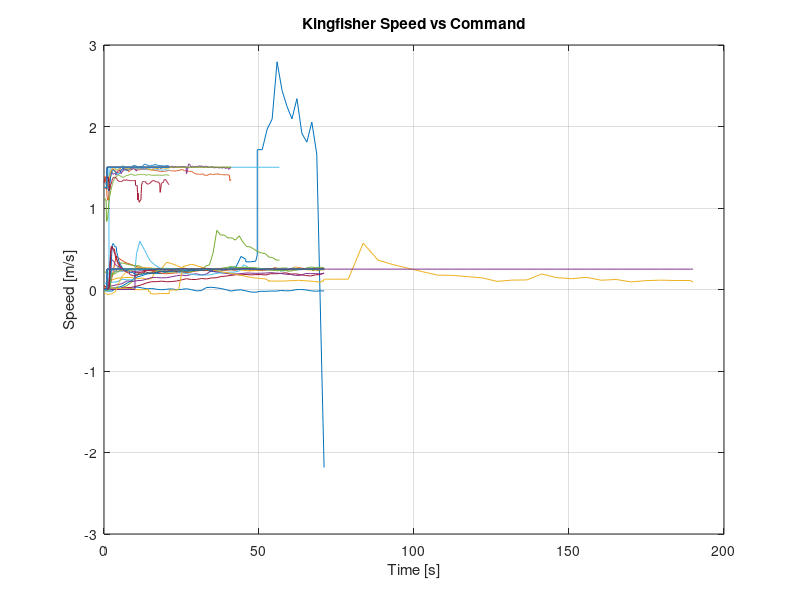

This chart was generated by the following MATLAB code:
%% Lake Testing Post Processing
%

%%
% Cell Array Structure Creation for Data Runs

load('Feb02_LakeTest_Compiled_Data_trimmed.mat')

% MInitVar{i}=InitVar';
% MSurgeGains{i}=Surge_Gains';
% MYawGains{i}=Yaw_Gains';
% MTime{i}=time';
% Mkfhd{i}=kfhd';
% Mkfspd{i}=kfspd';
% Mportcmd{i}=portcmd';
% Msrgcmd{i}=srgcmd';
% Mstbdcmd{i}=stbdcmd';
% Myawcmd{i}=yawcmd';

%%
% Plotting
% Plotting Variables
% rg = 255;
% C = {[186/rg 18/rg 18/rg],[22/rg 135/rg 0/rg],[252/rg 172/rg 0/rg],[0/rg 29/rg 255/rg]}; % Plot Color Array

% figure(1);
% clf;
% 
% for i=1:16
%       time = MTime{i};
% %       kfhd = abs(Mkfhd{i});
% %       yawcmd = abs(Myawcmd{i});
%       yawcmd = Myawcmd{i};
%       kfhd = Mkfhd{i};
% % 
% %      time = time(291:end)-29;
% %      MTime{i} = time;
% % 
% %      kfhd = kfhd-yawcmd(1);
% %      kfhd = kfhd(291:end);
% %      Mkfhd{i}=kfhd;
% % 
% %      yawcmd = abs(yawcmd-yawcmd(1));
% %      yawcmd = yawcmd(291:end);
% %      Myawcmd{i}=yawcmd;
% %       plot(time,kfhd,time,yawcmd)
%       plot(time,kfhd)
%       hold on
%       grid on
% end
% 
% xlabel('Time [s]')
% ylabel('Kingfisher Heading [deg]')
% title('Kingfisher Heading vs CMD')
% % legend('1','2','3','4','5','6','7','8','9','10','11','12','13','14','15',...
% %     '16','17','18','19','20','21','22','23','24','25','26','27','28','Location','se')
% 
% grid on
% hold off
% % 
figure(2);
clf;
for i=1:25
    
      time = MTime{i}; t = length(time);
      srgcmd = Msrgcmd{i};
      kfspd = Mkfspd{i};
%       kfhd = Mkfhd{i};
%       yawcmd = Myawcmd{i};
%       surgeint = Msurgeint{i};
%       s = length(surgeint); x=(s-t)+1;
%       portcmd = Mportcmd{i}; 
%       s = length(portcmd); x=(s-t)+1;
%       stbdcmd = Mstbdcmd{i}; 

%       surgeint = surgeint(x:end);
%       stbdcmd = stbdcmd(x:end);
%       portcmd = portcmd(x:end);
%       kfspd = kfspd(191:end);
%       time = time(191:end)-19;
%       srgcmd = srgcmd(191:end);
% %       
%       Msurgeint{i}= surgeint;
      Mkfspd{i}= kfspd;
      MTime{i} = time;
      Msrgcmd{i} = srgcmd;
%       Mportcmd{i} = portcmd;
%       Mstbdcmd{i} = stbdcmd;

%       subplot(3,1,1)
%       plot(time, yawcmd,time,kfhd)
%       hold on
%       subplot(3,1,2)
%       plot(time, kfspd, time, srgcmd)
%       hold on
%       subplot(3,1,3)
%       plot(time,portcmd,time,stbdcmd)
%       hold on
      plot(time,kfspd,time,srgcmd)
      hold on
      grid on
end
xlabel('Time [s]')
ylabel('Speed [m/s]')
title('Kingfisher Speed vs Command')
% save('Feb02_LakeTest_Compiled_Data_trimmed')
% legend('10','11','Location','sw')

% % % 
% 
% load('Feb14_LakeTest_Compiled_Data_Surgeint.mat')
% 
% for i=17:29
% MTime{1,(i)}=MTime{1,(i+1)};
% end
% for i=25:29
% MTime{1,(i)}=MTime{1,(i+1)};
% end
% for i=29:30
% MTime{1,(i)}=[];
% end
% 
% figure(3);
% hold on
% 
% for i=26:29
%       time = MTime{i};
%       surgeint = Msurgeint{i};
% %       time = time(291:end)-29;
% % %       MTime{i} = time;
% 
% %       surgeint = surgeint(291:end);
% %       Msurgeint{i}=surgeint;
% %       kfspd = kfspd(291:end);
% %       Mkfspd{i}=kfspd;
% %       srgcmd = Msrgcmd{i};
% %       srgcmd = srgcmd(291:end);
% %       Msrgcmd{i}=srgcmd;
%       hold on
%       plot(time,surgeint)
% end
% 
% legend('1','2','3','4','5','6','7','8','9','10','11','12','13','14','15',...
%     '16','17','18','19','20','21','22','23','24','25','26','27','28','Location','se')
% 
% xlabel('Time [s]')
% ylabel('Integrator Effect]')
% title('Surge Integrator vs Time')
% % legend('Integrator','Location','se')
% grid on
% 
% % clear i MinitVar Mkfhd Mkfspd Mportcmd Msrgcmd Mstbdcmd MSurgeGains MTime Myawcmd MYawGains surgeint time
% 
% % load('Feb14_LakeTest_Compiled_Data_trimmed.mat')
% % save('Feb14_LakeTest_Compiled_Data_trimmed')
% 
% % legend(['Kp=',num2str(MYawGains(1,1)),' Kd=',num2str(MYawGains(3,1))], ... 
% %     ['Kp=',num2str(Gain_Y(1,2)),', Ki=',num2str(Gain_Y(2,2)),', Kd=',num2str(Gain_Y(3,2))], ... 
% %     ['Kp=',num2str(Gain_Y(1,3)),', Ki=',num2str(Gain_Y(2,3)),', Kd=',num2str(Gain_Y(3,3))], ... 
% %     ['\bf Kp=',num2str(Gain_Y(1,4)),', Ki=',num2str(Gain_Y(2,4)),', Kd=',num2str(Gain_Y(3,4))], ...
% %     'Location','se')
% 
% 
% 
% 
% % legend(['Kp=',num2str(MYawGains(1,1)),' Kd=',num2str(MYawGains(3,1))], ... 
% %     ['Kp=',num2str(Gain_Y(1,2)),', Ki=',num2str(Gain_Y(2,2)),', Kd=',num2str(Gain_Y(3,2))], ... 
% %     ['Kp=',num2str(Gain_Y(1,3)),', Ki=',num2str(Gain_Y(2,3)),', Kd=',num2str(Gain_Y(3,3))], ... 
% %     ['\bf Kp=',num2str(Gain_Y(1,4)),', Ki=',num2str(Gain_Y(2,4)),', Kd=',num2str(Gain_Y(3,4))], ...
% %     'Location','se')
% % 
% % figure(3);
% % subplot(2,2,1)
% % hold on
% % plot(time,srgcmd)
% % xlabel('Time [s]')
% % ylabel('Surge Setpoint [m/s]')
% % title('Speed Setpoint vs Time')
% % legend('Command','Location','se')
% % grid on
% % subplot(2,2,2)
% % hold on
% % plot(time,srgcmd,time,kfspd)
% % xlabel('Time [s]')
% % ylabel('Speed [m/s]')
% % title('Kingfisher Speed vs Commanded')
% % legend('Command','Kingfisher','Location','se')
% % grid on
% % subplot(2,2,3)
% % hold on
% % plot(time,yawcmd)
% % xlabel('Time [s]')
% % ylabel('Heading Setpoint [deg]')
% % title('Heading Setpoint vs Time')
% % legend('Command','Location','se')
% % grid on
% % subplot(2,2,4)
% % hold on
% % plot(time,yawcmd,time,kfhd)
% % hold on
% % xlabel('Time [s]')
% % ylabel('Kingfisher Heading [deg]')
% % title('Kingfisher Heading vs Commanded')
% % legend('Command','Kingfisher','Location','se')
% % grid on
% % hold off
% % 
% % figure(4);
% % hold on
% % plot(time,portcmd,time,stbdcmd)
% % xlabel('Time [s]')
% % ylabel('Motor Command [-1 to 1]')
% % title('Motor Commands vs Time')
% % legend('Port Command','Starboard Command','Location','se')
% % grid on
% % 
% % 
% 
% % % 
% % % Ch = [rtime' stime' os' sserr'];
% % 
% % legend(['Kp=',num2str(Gain_Y(1,1)),', Ki=',num2str(Gain_Y(2,1)),', Kd=',num2str(Gain_Y(3,1))], ... 
% %     ['Kp=',num2str(Gain_Y(1,2)),', Ki=',num2str(Gain_Y(2,2)),', Kd=',num2str(Gain_Y(3,2))], ... 
% %     ['Kp=',num2str(Gain_Y(1,3)),', Ki=',num2str(Gain_Y(2,3)),', Kd=',num2str(Gain_Y(3,3))], ... 
% %     ['\bf Kp=',num2str(Gain_Y(1,4)),', Ki=',num2str(Gain_Y(2,4)),', Kd=',num2str(Gain_Y(3,4))], ...
% %     'Location','se')
% % xlabel('Time [s]')
% % ylabel('Heading [deg]')